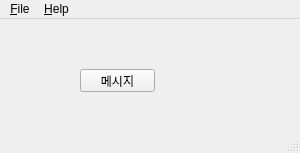
<?xml version="1.0" encoding="UTF-8"?>
<ui version="4.0">
 <class>MyWindow</class>
 <widget class="QMainWindow" name="MyWindow">
  <property name="geometry">
   <rect>
    <x>0</x>
    <y>0</y>
    <width>300</width>
    <height>153</height>
   </rect>
  </property>
  <property name="windowTitle">
   <string>윈도우 만들기</string>
  </property>
  <property name="windowIcon">
   <iconset>
    <normaloff>win_icon.png</normaloff>win_icon.png</iconset>
  </property>
  <widget class="QWidget" name="centralwidget">
   <widget class="QPushButton" name="btn">
    <property name="geometry">
     <rect>
      <x>80</x>
      <y>50</y>
      <width>75</width>
      <height>23</height>
     </rect>
    </property>
    <property name="sizePolicy">
     <sizepolicy hsizetype="Minimum" vsizetype="Fixed">
      <horstretch>0</horstretch>
      <verstretch>0</verstretch>
     </sizepolicy>
    </property>
    <property name="toolTip">
     <string>이버턴을 누르면 메시지창이 나타납니다.</string>
    </property>
    <property name="statusTip">
     <string>버턴</string>
    </property>
    <property name="text">
     <string>메시지</string>
    </property>
   </widget>
  </widget>
  <widget class="QMenuBar" name="menubar">
   <property name="geometry">
    <rect>
     <x>0</x>
     <y>0</y>
     <width>300</width>
     <height>21</height>
    </rect>
   </property>
   <widget class="QMenu" name="mnFile">
    <property name="title">
     <string>&amp;File</string>
    </property>
    <addaction name="actNew"/>
    <addaction name="actOpen"/>
    <addaction name="actSave"/>
    <addaction name="separator"/>
    <addaction name="actExit"/>
   </widget>
   <widget class="QMenu" name="mnHelp">
    <property name="title">
     <string>&amp;Help</string>
    </property>
   </widget>
   <addaction name="mnFile"/>
   <addaction name="mnHelp"/>
  </widget>
  <widget class="QStatusBar" name="statusbar">
   <property name="statusTip">
    <string>상태바</string>
   </property>
  </widget>
  <action name="actNew">
   <property name="text">
    <string>New File</string>
   </property>
  </action>
  <action name="actOpen">
   <property name="text">
    <string>Open File</string>
   </property>
   <property name="shortcut">
    <string>Ctrl+O</string>
   </property>
  </action>
  <action name="actSave">
   <property name="text">
    <string>Save</string>
   </property>
  </action>
  <action name="actExit">
   <property name="icon">
    <iconset>
     <normaloff>win_icon.png</normaloff>win_icon.png</iconset>
   </property>
   <property name="text">
    <string>Exit</string>
   </property>
   <property name="shortcut">
    <string>Ctrl+X</string>
   </property>
  </action>
 </widget>
 <resources/>
 <connections>
  <connection>
   <sender>actExit</sender>
   <signal>triggered()</signal>
   <receiver>MyWindow</receiver>
   <slot>close()</slot>
   <hints>
    <hint type="sourcelabel">
     <x>-1</x>
     <y>-1</y>
    </hint>
    <hint type="destinationlabel">
     <x>199</x>
     <y>149</y>
    </hint>
   </hints>
  </connection>
 </connections>
</ui>
